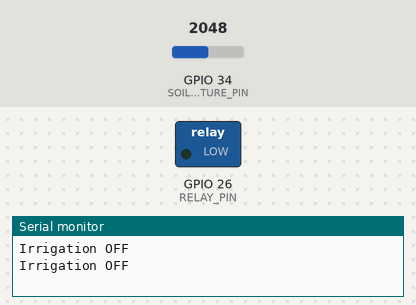
The sketch below on a simulated ESP32. On the bench: switched loads named in the sketch (green lamp = pin HIGH), the last lines printed to the serial monitor. The inputs (shaded band) are chosen by the test bench; at power-on: GPIO 34 (SOIL_MOISTURE_PIN) = 2048.

Above: at 5.8 s.
5.9 s: GPIO 34 (SOIL_MOISTURE_PIN) set to 2822
11.9 s: GPIO 34 (SOIL_MOISTURE_PIN) set to 2907
At 15.7 s:
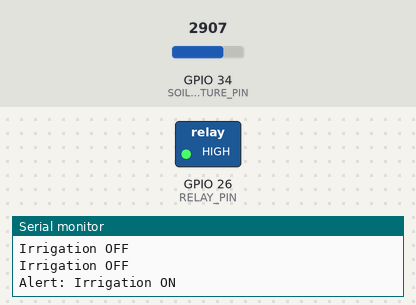
17.9 s: GPIO 34 (SOIL_MOISTURE_PIN) set to 2866
At 20.8 s:
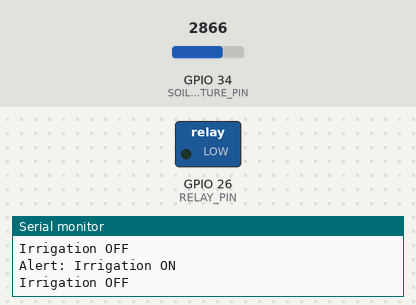
23.9 s: GPIO 34 (SOIL_MOISTURE_PIN) set to 3603
At 25.8 s:
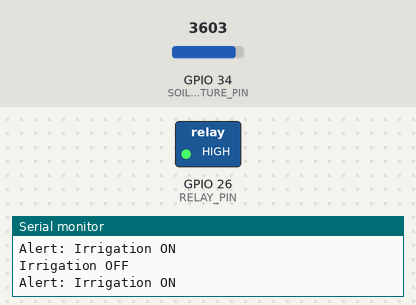
Timing chart, 0 to 27.3 s (numbered marks = the images above; inputs shaded):
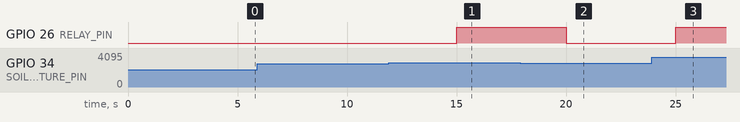

The sketch:

smart_irrigation.ino
```cpp
#define SOIL_MOISTURE_PIN 34
#define RELAY_PIN 26
#define THRESHOLD 30

void setup() {
  Serial.begin(9600);
  pinMode(SOIL_MOISTURE_PIN, INPUT);
  pinMode(RELAY_PIN, OUTPUT);
  digitalWrite(RELAY_PIN, LOW);
}

void loop() {
  int sensorValue = analogRead(SOIL_MOISTURE_PIN);
  int moisture = map(sensorValue, 4095, 0, 0, 100);

  if (moisture < THRESHOLD) {
    digitalWrite(RELAY_PIN, HIGH);
    Serial.println("Alert: Irrigation ON");
  } else {
    digitalWrite(RELAY_PIN, LOW);
    Serial.println("Irrigation OFF");
  }

  delay(5000);
}
```

Measured:
- the behaviour switches between 2866 and 2867 on GPIO 34 (SOIL_MOISTURE_PIN) (found by bisection; images 0 and 1)
- after the input at 11.9 s, GPIO 26 (RELAY_PIN): LOW → HIGH after 3.1 s
- after the input at 17.9 s, GPIO 26 (RELAY_PIN): HIGH → LOW after 2.1 s
- after the input at 23.9 s, GPIO 26 (RELAY_PIN): LOW → HIGH after 1.1 s
